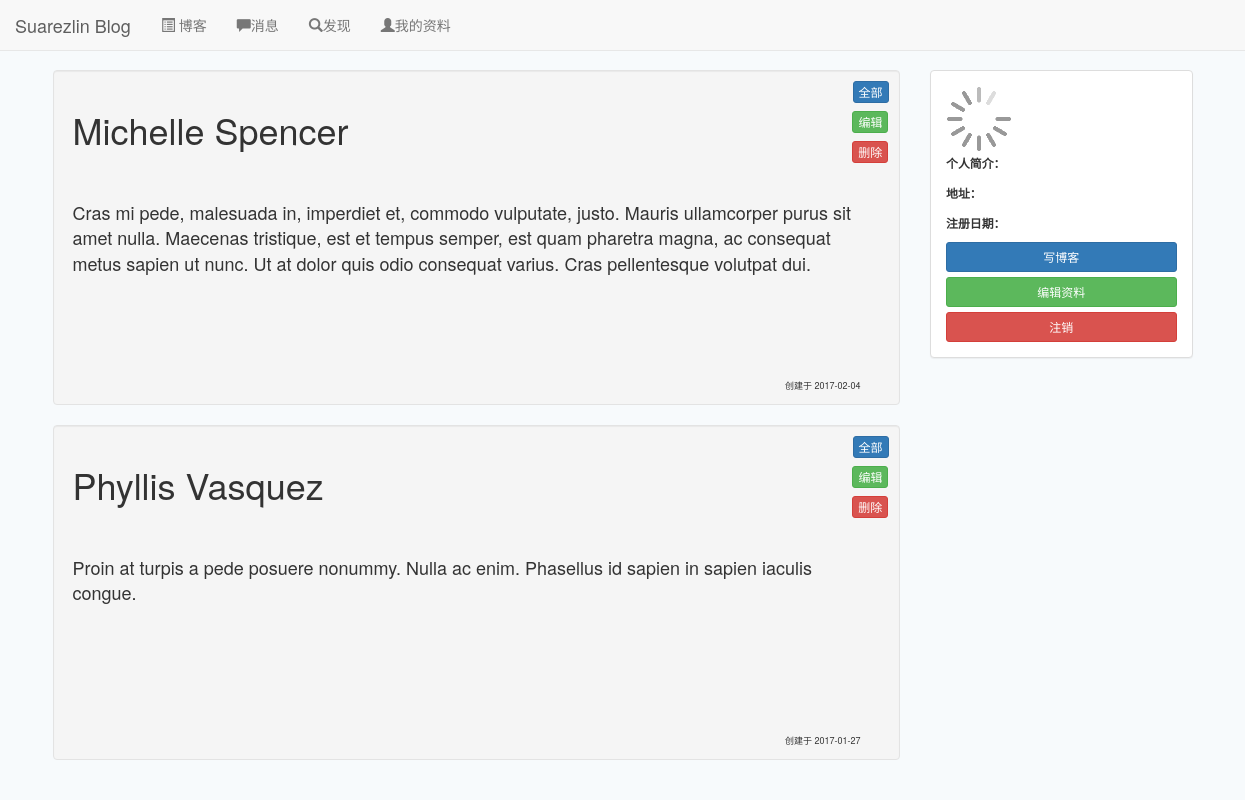
The page / (signed in) on the database its author committed.
### app/models.py (models this page shows, shortened)
class Text(db.Model):
    __tablename__ = 'texts'
    id = db.Column(db.Integer, primary_key=True)
    body = db.Column(db.Text)
    timestamp = db.Column(db.DateTime, index=True, default=datetime.utcnow)
    author_id = db.Column(db.Integer, db.ForeignKey('users.id'))
    comments = db.relationship('Comment', backref='text')
    title = db.Column(db.Text)
    txt = db.Column(db.Text)
    messages = db.relationship('Message', backref='blog')

### app/main/views.py (the view)
@main.route('/')
@login_required
def index():
    user = current_user
    posts = user.texts.order_by(Text.timestamp.desc()).all()
    leng = len(posts)
    timestamp = []
    for post in posts:
        timestamp.append(utc2local(post.timestamp).strftime('%Y-%m-%d'))
    return render_template('index.html', user=current_user, posts=posts, len=leng, timestamp=timestamp)

### app/auth/views.py (called while the page is built)
@auth.before_app_request
def before_request():
    if current_user.is_authenticated and not current_user.confirmed and request.endpoint[:5]!='auth.':
        return redirect(url_for('auth.unconfirmed'))

### app/main/views.py (called while the page is built)
def utc2local(utc_st):
    now_stamp = time.time()
    local_time = datetime.datetime.fromtimestamp(now_stamp)
    utc_time = datetime.datetime.utcfromtimestamp(now_stamp)
    offset = local_time - utc_time
    local_st = utc_st + offset
    return local_st

### app/models.py (called while the page is built)
@login_manager.user_loader
def load_user(user_id):
    return User.query.get(int(user_id))

### app/templates/index.html (shortened to what this page needs)
{% extends "base.html" %}
{% block body %}
    <div class="container">
        <div class="row">
            <div class="col-md-9">
                {% for post in posts %}
                    <div class="well" id="{{ post.id }}" style="height: 335px">
                    <h1>{{ post.title }}</h1>
                        <div style="height: 200px">
                            <div style="font-size: 18px;padding-top: 40px;">{{ post.txt|safe }}</div>
                        </div>
                        <div>
                            <div class="container">
                                <div class="row">
                                    <div class="col-md-3">
                                        <a class="btn btn-primary btn-xs"
                                           href="/blog/{{ post.id }}"
                                           role="button"
                                           target="_blank" style="position: relative;top: -280px;left: 765px;">全部</a>
                                        <button type="button" class="btn btn-success btn-xs" aa="edit" style="position: relative;top: -250px;left: 725px;"
                                                blog="{{ post.id }}">编辑
                                        </button>
                                        <button class="btn btn-danger btn-xs del" type="button" blog="{{ post.id }}" style="position: relative;top: -220px;left: 685px;">
                                            删除
                                        </button>
                                    </div>
                                    <div class="col-md-5" style="font-size: xx-small;position: relative;top: 20px;left: 405px;">
                                        创建于 {{ timestamp[loop.index0] }}
                                    </div>
                                </div>
                            </div>
                        </div></div>
                {% endfor %}
            </div>
            <div class="col-md-3 hidden-xs">
                <div class="panel panel-default info">
                    <div class="panel-body">
                        <div class="media">
                            <div class="media-left">
                                <a data-toggle="modal" data-target="#avatar_modal">
                                    <img class="media-object img-rounded" src="http://localhost:5000/static/wait.gif"
                                         alt=""
                                         style="width: 66px" id="ava">
                                </a>
                            </div>
                            <div class="media-body">
                            </div>
                            <ul class="list-inline">
                                <li>
                                    <small><strong>个人简介：</strong></small>
                                </li>
                            </ul>
                            <ul class="list-inline">
                                <li>
                                    <small><strong>地址：</strong></small>
                                </li>
                            </ul>
                            <ul class="list-inline">
                                <li>
                                    <small><strong>注册日期：</strong></small>
                                </li>
                            </ul>
                        </div>
                        <button type="button" class="btn btn-primary btn-sm btn-block" id="b1">写博客</button>
                        <button type="button" class="btn btn-success btn-sm btn-block" data-toggle="modal"
                                data-target="#myModal">
                            编辑资料
                        </button>
                        <button type="button" class="btn btn-danger btn-sm btn-block" id="b3">注销</button>
                    </div>
                </div>
            </div>
        </div>
    </div>
{% endblock %}

### app/templates/base.html (shortened to what this page needs)
<!DOCTYPE html>
<html lang="zh-CN">
<head>
    <link rel="stylesheet" href="https://cdn.bootcss.com/bootstrap/3.3.7/css/bootstrap.min.css"
>
</head>
<body style="background-color: #F7FAFC;padding-top:70px">
<div class="navbar navbar-default navbar-fixed-top" role="navigation">
    <div class="navbar-header">
        <a class="navbar-brand" href={{ url_for('main.index') }}>Suarezlin Blog</a>
    </div>
    <div class="collapse navbar-collapse navbar-responsive-collapse">
        <ul class="nav navbar-nav">
            <li><a href="{{ url_for('main.index') }}"><span class="glyphicon glyphicon-list-alt" aria-hidden="true"></span> 博客</a></li>
            <li><a href="/message"><span class="glyphicon glyphicon-comment" aria-hidden="true"> </span>消息</a></li>
            <li><a href="/discover"><span class="glyphicon glyphicon-search" aria-hidden="true"> </span>发现</a></li>
            <li><a href="/user/{{ current_user.email }}"><span class="glyphicon glyphicon-user" aria-hidden="true"> </span>我的资料</a></li>
        </ul>
    </div>
</div>
{% block body %}
{% endblock %}
</body>
</html>

### app/templates/index.html (style rules this page uses)
.info { position: fixed; width: 262.5px; }

### rows shown on the page
Text: title "Michelle Spencer", txt "Cras mi pede, malesuada in, imperdiet et, commodo vulputate, justo. Mauris ullamcorper purus sit amet nulla. Maecenas tristique, est et tempus semper, est quam pharetra magna, ac consequat metus sapien ut nunc. Ut at dolor quis odio consequat varius. Cras pellentesque volutpat dui.", timestamp "2017-02-04"
Text: title "Phyllis Vasquez", txt "Proin at turpis a pede posuere nonummy. Nulla ac enim. Phasellus id sapien in sapien iaculis congue.", timestamp "2017-01-27"
